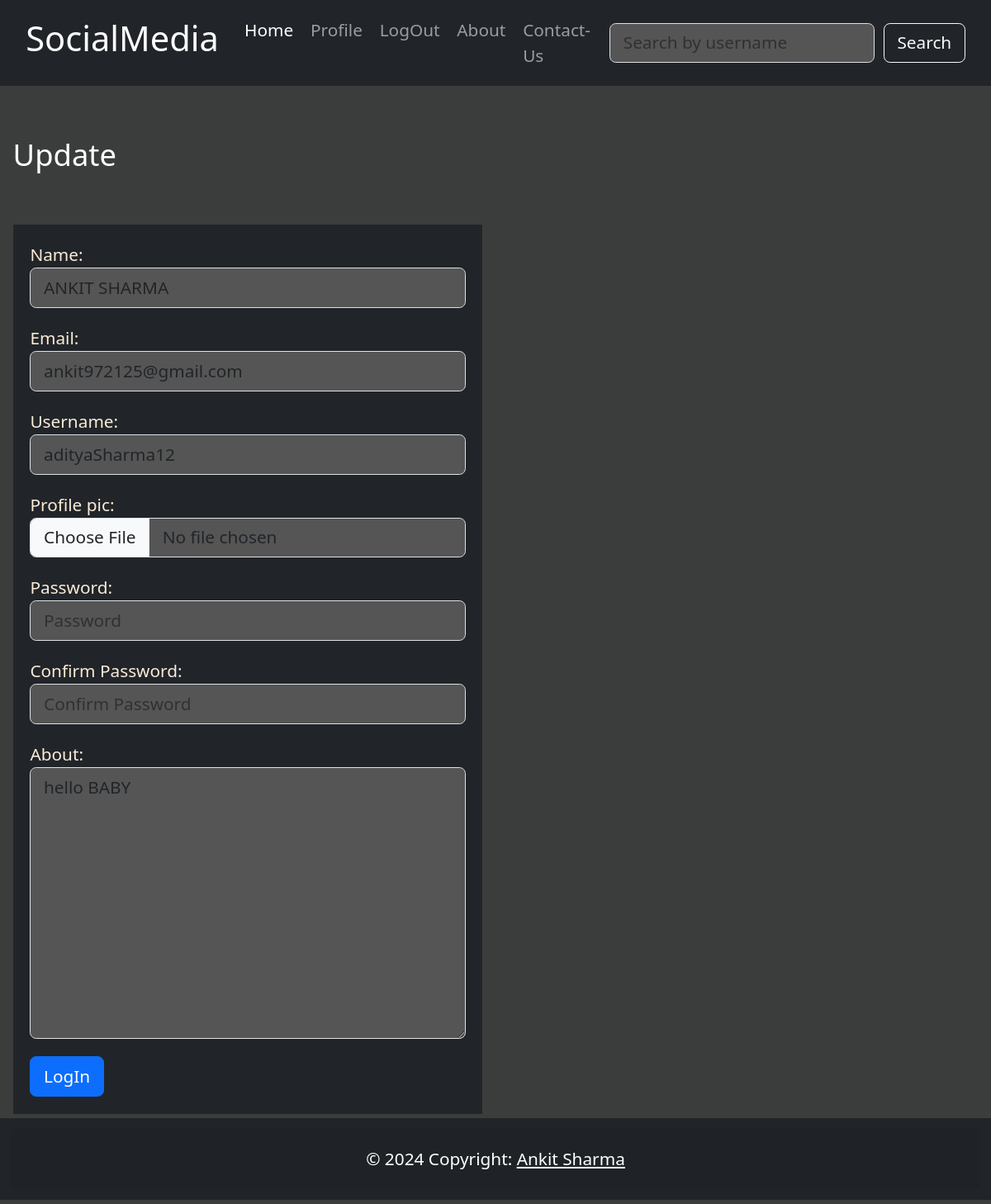
/update_profile/ (signed in), run on the app's committed database.
### main/models.py (models this page shows, shortened)
class UserProfile(models.Model):
    name = models.CharField(max_length=100)
    email = models.EmailField()
    username = models.CharField(max_length=50, unique=True)
    profile_pic = models.ImageField(upload_to='media/profile/', blank=True, null=True,default='static/defaultImg/default_pic.jpg')
    password = models.CharField(max_length=128)
    about = models.TextField(blank=True)

### main/views.py (the view, shortened to what this page needs)
# urls.py: path('update_profile/', UpdateProfileView.as_view(), name='update_profile'),
class UpdateProfileView(LoginRequiredMixin, View):
    def get(self, request):
        pi = UserProfile.objects.get(username=request.user.username)
        form = SignUpForm(instance=pi)
        return render(request, 'updateprofile.html', {'form': form})

### main/forms.py
class SignUpForm(forms.ModelForm):
    password = forms.CharField(label='Password', widget=forms.PasswordInput(attrs={'class': 'form-control', 'placeholder': 'Password'}))
    Confirm_Password = forms.CharField(label='Confirm Password', widget=forms.PasswordInput(attrs={'class': 'form-control', 'placeholder': 'Confirm Password'}))
    class Meta:
        model = SignUpForm
        fields = ['name', 'email', 'username', 'profile_pic', 'password', 'Confirm_Password', 'about']
        widgets = {
            'name': forms.TextInput(attrs={'class': 'form-control', 'placeholder': 'Enter name'}),
            'email': forms.EmailInput(attrs={'class': 'form-control', 'placeholder': 'Enter email'}),
            'username': forms.TextInput(attrs={'class': 'form-control', 'placeholder': 'Enter username'}),
            'profile_pic': forms.FileInput(attrs={'class': 'form-control', 'placeholder': 'Upload Profile Picture'}),
            'about': forms.Textarea(attrs={'class': 'form-control', 'placeholder': 'Enter about information'}),
        }

### templates/updateprofile.html
{% extends 'base.html' %} {% load static %} {% block content %}
<div class="col-sm-12 ">
    <h3 class="text-white my-5">Update</h3>
    <div class="row">
        <div class="col-md-6 col-md-offset-3">
            <div class="well well-sm">
                <form class="form-horizontal bg-dark p-3" method="POST">
                    {% csrf_token %} {{ form.as_p }}
                    <button type="submit" class="btn btn-primary">LogIn</button>
                </form>
            </div>
        </div>
    </div>
</div>
{% endblock content %}

### static/css/style.css (style rules this page uses)
body { background-color: rgb(59, 61, 61); color: antiquewhite; margin: 0; display: flex; flex-direction: column; min-height: 100vh; }
.form-control { background-color: rgb(85, 85, 85); }

### data on the page
UserProfile: name "ANKIT SHARMA", email "ankit972125@gmail.com", username "adityaSharma12", about "hello BABY"
